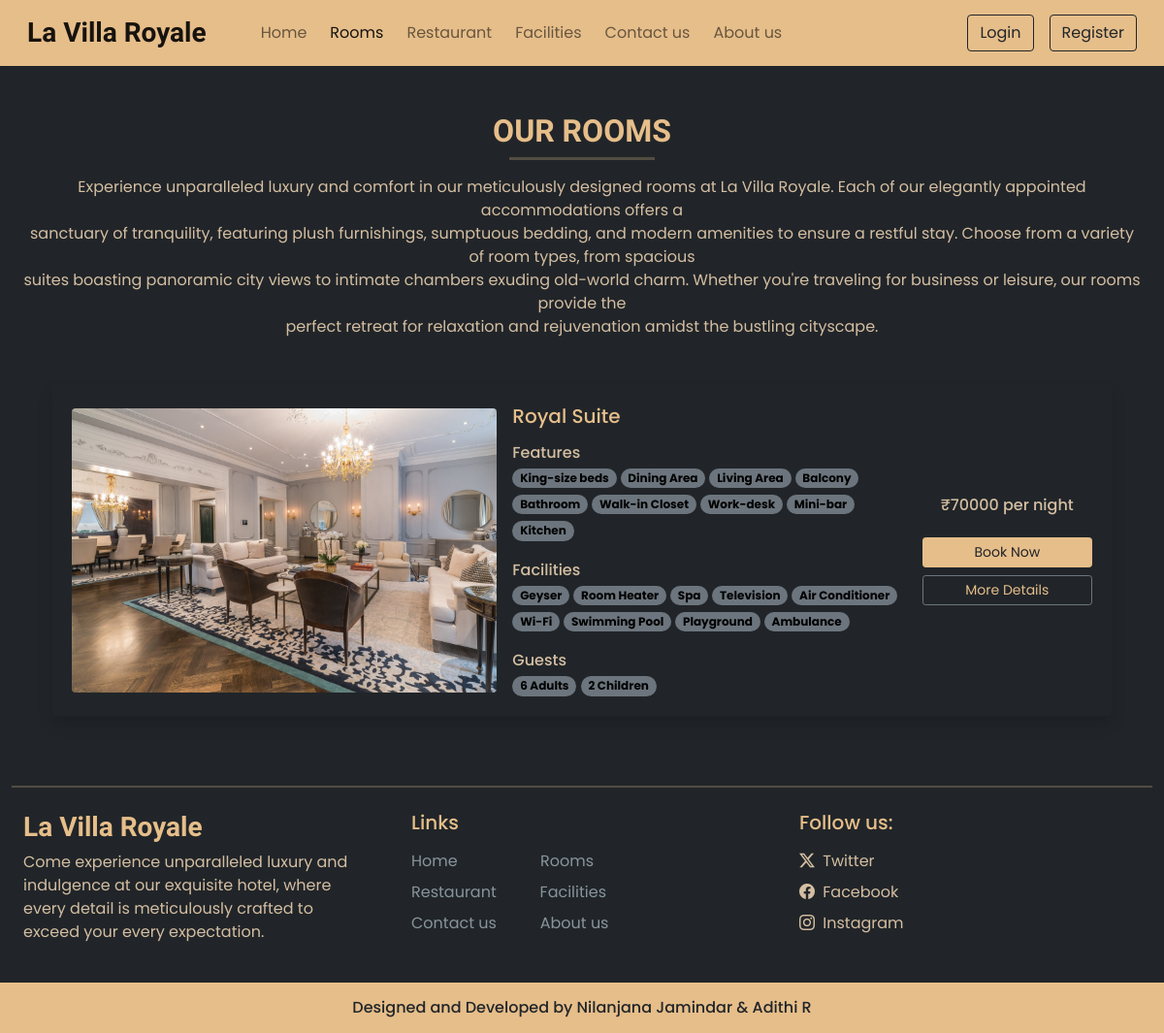
The page /rooms.php on the database its author committed.
### tables this page shows
CREATE TABLE `settings` (
  `sr_no` int(11) NOT NULL,
  `site_title` varchar(50) NOT NULL,
  `site_about` varchar(250) NOT NULL,
  `shutdown` tinyint(1) NOT NULL
);

CREATE TABLE `rooms` (
  `id` int(11) NOT NULL,
  `name` varchar(150) NOT NULL,
  `area` int(11) NOT NULL,
  `price` int(11) NOT NULL,
  `quantity` int(11) NOT NULL,
  `adult` int(11) NOT NULL,
  `children` int(11) NOT NULL,
  `description` varchar(600) NOT NULL,
  `status` tinyint(4) NOT NULL,
  `removed` int(11) NOT NULL DEFAULT 0
);

CREATE TABLE `room_images` (
  `sr_no` int(11) NOT NULL,
  `room_id` int(11) NOT NULL,
  `image` varchar(150) NOT NULL,
  `thumb` tinyint(4) NOT NULL DEFAULT 0
);

CREATE TABLE `features` (
  `id` int(11) NOT NULL,
  `name` varchar(50) NOT NULL
);

CREATE TABLE `facilities` (
  `id` int(11) NOT NULL,
  `icon` varchar(150) NOT NULL,
  `name` varchar(50) NOT NULL,
  `description` varchar(200) NOT NULL
);

### admin/inc/db_config.php (called while the page is built, shortened)
<?php
    function select($sql,$values,$datatypes)
    {
        $con = $GLOBALS['con'];
        if($stmt = mysqli_prepare($con,$sql))
        {
            mysqli_stmt_bind_param($stmt,$datatypes,...$values);
            if(mysqli_stmt_execute($stmt))
            {
                $res = mysqli_stmt_get_result($stmt);
                return $res;
            }
            else
            {
                mysqli_stmt_close($stmt);
                die("Query cannot be executed - Select");
            }
        }
        else
        {
            die("Query cannot be prepared - Select");
        }
    }
?>

### rooms.php (the view, shortened to what this page needs)
<!DOCTYPE html>
<html lang="en">
<head>
    <?php require('inc/links.php');?>
</head>
<body class="bg-dark">
    <?php require('inc/header.php');?>
    <div class="my-5 px-4">
        <h2 class="fw-bold h-font text-center" style="color:#e6be8a;">OUR ROOMS</h2>
        <div>
            <hr style="color:#e6be8a; width:150px; margin: 0 auto; height: 2.5px;">
            <p class="text-center mt-3" style="color:#d4bea2;">
            Experience unparalleled luxury and comfort in our meticulously designed rooms at La Villa Royale. Each of our elegantly
            appointed accommodations offers a <br>sanctuary of tranquility, featuring plush furnishings, sumptuous bedding, and modern
            amenities to ensure a restful stay. Choose from a variety of room types, from spacious <br>suites boasting panoramic city views
            to intimate chambers exuding old-world charm. Whether you're traveling for business or leisure, our rooms provide the
            <br>perfect retreat for relaxation and rejuvenation amidst the bustling cityscape.
            </p>
        </div>
    </div>
    <div class="container">
        <div class="row">
            <div class="col-lg-12 col-md-12 px-4">
                <?php
                    $room_res = select("SELECT * FROM `rooms` WHERE `status`=? AND `removed`=? ORDER BY `id` DESC",[1,0],'ii');
                    while($room_data = mysqli_fetch_assoc($room_res))
                    {
                        $fea_q = mysqli_query($con,"SELECT f.name FROM `features` f
                                  INNER JOIN `room_features` rfea ON f.id = rfea.features_id
                                  WHERE rfea.room_id = '$room_data[id]'");
                        $features_data = "";
                        while($fea_row = mysqli_fetch_assoc($fea_q))
                        {
                            $features_data .="<span class='badge rounded-pill bg-secondary text-wrap me-1 mb-1' style='color:#000000;'>$fea_row[name]</span>";
                        }
                        $fac_q = mysqli_query($con,"SELECT f.name FROM `facilities` f
                                                    INNER JOIN `room_facilities` rfac ON f.id = rfac.facilities_id
                                                    WHERE rfac.room_id = '$room_data[id]'");
                        $facilities_data = "";
                        while($fac_row = mysqli_fetch_assoc($fac_q))
                        {
                            $facilities_data .="<span class='badge rounded-pill bg-secondary text-wrap me-1 mb-1' style='color:#000000;'>$fac_row[name]</span>";
                        }
                        $room_thumb = ROOMS_IMG_PATH."thumbnail.jpg";
                        $thumb_q = mysqli_query($con,"SELECT * FROM `room_images`
                                                      WHERE `room_id`='$room_data[id]'
                                                      AND `thumb`='1'");
                        if(mysqli_num_rows($thumb_q)>0)
                        {
                            $thumb_res = mysqli_fetch_assoc($thumb_q);
                            $room_thumb = ROOMS_IMG_PATH.$thumb_res['image'];
                        }
                        $book_btn = "";
                        if(!$settings_r['shutdown'])
                        {
                            $login=0;
                            $book_btn = "<button onclick='checkLoginToBook($login,$room_data[id])' class='btn btn-sm w-100 text-dark custom-bg shadow-none mb-2'>Book Now</button>";
                        }
                        echo<<<data
                            <div class="card bg-dark mb-4 border-top border-4 border-dark rounded shadow">
                                <div class="row g-0 p-3 align-items-center">
                                    <div class="col-md-5 mb-lg-0 mb-md-0 mb-3">
                                        <img src="$room_thumb" class="img-fluid rounded">
                                    </div>
                                    <div class="col-md-5 px-lg-3 px-md-3 px-0">
                                        <h5 class="mb-3" style="color:#e6be8a;">$room_data[name]</h5>
                                        <div class="features mb-3">
                                            <h6 class="mb-1" style="color:#d4bea2;">Features</h6>
                                            $features_data
                                        </div>
                                        <div class="facilities mb-3">
                                            <h6 class="mb-1" style="color:#d4bea2;">Facilities</h6>
                                            $facilities_data
                                        </div>
                                        <div class="guests">
                                            <h6 class="mb-1" style="color:#d4bea2;">Guests</h6>
                                            <span class="badge rounded-pill bg-secondary text-wrap" style="color:#000000;">
                                                $room_data[adult] Adults
                                            </span>
                                            <span class="badge rounded-pill bg-secondary text-wrap" style="color:#000000;">
                                                $room_data[children] Children
                                            </span>
                                        </div>
                                    </div>
                                    <div class="col-md-2 mt-lg-0 mt-md-0 mt-4 text-center">
                                        <h6 class="mb-4" style="color: #d4bea2;">₹$room_data[price] per night</h6>
                                        $book_btn
                                        <a href="room_details.php?id=$room_data[id]" class="btn btn-sm w-100 btn-outline-secondary shadow-none" style="color:#e6be8a;">More Details</a>
                                    </div>
                                </div>
                            </div>
                        data;
                    }
                ?>
            </div>
        </div>
    </div>
    <?php require('inc/footer.php');?>
</body>
</html>

### inc/header.php (shortened to what this page needs)
<nav id="nav-bar" class="navbar navbar-expand-lg navbar-light px-lg-3 py-lg-2 shadow-sm sticky-top" style="background-color: #e6be8a;">
    <div class="container-fluid">
        <a class="navbar-brand me-5 fw-bold fs-3 h-font" href="index.php"><?php echo $settings_r['site_title']?></a>
        <div class="collapse navbar-collapse" id="navbarSupportedContent">
            <ul class="navbar-nav me-auto mb-2 mb-lg-0">
                <li class="nav-item">
                    <a class="nav-link me-2" href="index.php">Home</a>
                </li>
                <li class="nav-item">
                    <a class="nav-link me-2" href="rooms.php">Rooms</a>
                </li>
                <li class="nav-item">
                    <a class="nav-link me-2" href="/DBMS Mini Project/RestaurantProject-main/customerSide/home/home.php" target="_blank">Restaurant</a>
                </li>
                <li class="nav-item">
                    <a class="nav-link me-2" href="facilities.php">Facilities</a>
                </li>
                <li class="nav-item">
                    <a class="nav-link me-2" href="contact.php">Contact us</a>
                </li>
                <li class="nav-item">
                    <a class="nav-link" href="about.php">About us</a>
                </li>
            </ul>
            <div class="d-flex">
                <?php
                    if(isset($_SESSION['login']) && $_SESSION['login']==true)
                    {
                        $path = USERS_IMG_PATH;
                        echo<<<data
                        <div class="btn-group">
                            <button type="button" class="btn btn-outline-dark shadow-none dropdown-toggle" data-bs-toggle="dropdown" data-bs-display="static" aria-expanded="false">
                                <img src="$path$_SESSION[uPic]" style="width:25px; height:25px;" class="me-1">
                                $_SESSION[uName]
                            </button>
                            <ul class="dropdown-menu dropdown-menu-lg-end">
                                <li><a class="dropdown-item" href="logout.php">Logout</a></li>
                            </ul>
                        </div>
                        data;
                    }
                    else
                    {
                        echo<<<data
                            <button type="button" class="btn btn-outline-dark shadow-none me-lg-3 me-2" data-bs-toggle="modal" data-bs-target="#loginModal">
                                Login
                            </button>
                            <button type="button" class="btn btn-outline-dark shadow-none" data-bs-toggle="modal" data-bs-target="#registerModal">
                                Register
                            </button>
                        data;
                    }
                ?>
            </div>
        </div>
    </div>
</nav>

### inc/footer.php (shortened to what this page needs)
<div class="container-fluid bg-dark mt-5">
    <hr style="color:#e6be8a; margin: 0 auto; height: 1.5px;">
    <div class="row">
        <div class="col-lg-4 p-4">
            <h3 class="h-font fw-bold fs-3 mb-2" style="color:#e6be8a;"><?php echo $settings_r['site_title']?></h3>
            <p style="color:#d4bea2;">
            <?php echo $settings_r['site_about']?>
            </p>
        </div>
        <div class="col-lg-4 p-4">
            <h5 class="mb-3" style="color:#e6be8a;">Links</h5>
            <a href="index.php" class="d-inline-block mb-2 text-decoration-none" style="color:#88959c;">Home</a> &emsp; &emsp; &emsp; &emsp;
            <a href="rooms.php" class="d-inline-block mb-2 text-decoration-none" style="color:#88959c;">Rooms</a><br>
            <a href="/DBMS Mini Project/RestaurantProject-main/customerSide/home/home.php" target="_blank" class="d-inline-block mb-2 text-decoration-none" style="color:#88959c;">Restaurant</a> &emsp; &emsp;
            <a href="facilities.php" class="d-inline-block mb-2 text-decoration-none" style="color:#88959c;">Facilities</a><br>
            <a href="contact.php" class="d-inline-block mb-2 text-decoration-none" style="color:#88959c;">Contact us</a> &emsp; &emsp;
            <a href="about.php" class="d-inline-block mb-2 text-decoration-none" style="color:#88959c;">About us</a>
        </div>
        <div class="col-lg-4 p-4">
            <h5 class="mb-3" style="color:#e6be8a;">Follow us:</h5>
            <?php
                if($contact_r['tw']!='')
                {
                    echo<<<data
                        <a href="$contact_r[tw]" class="d-inline-block mb-2 text-decoration-none" style="color:#d4bea2;" target="_blank">
                            <i class="bi bi-twitter-x me-1" style="color:#d4bea2;"></i> Twitter
                        </a><br>
                    data;
                }
            ?>
            <a href="<?php echo $contact_r['fb']?>" class="d-inline-block mb-2 text-decoration-none" style="color:#d4bea2;" target="_blank">
                <i class="bi bi-facebook me-1" style="color:#d4bea2;"></i> Facebook
            </a><br>
            <a href="<?php echo $contact_r['insta']?>" class="d-inline-block text-decoration-none" style="color:#d4bea2;" target="_blank">
                <i class="bi bi-instagram me-1" style="color:#d4bea2;"></i> Instagram
            </a>
        </div>
    </div>
</div>
<h6 class="text-center text-dark p-3 m-0" style="background-color:#e6be8a;">Designed and Developed by Nilanjana Jamindar & Adithi R</h6>

### css/common.css (style rules this page uses)
:root { --gold: #e6be8a; --gold_hover: #e7b069; }
* { font-family: 'Poppins', sans-serif; }
.h-font { font-family: 'Merienda', cursive; }
.custom-bg { background-color: var(--gold); border: 1px solid var(--gold); }

### rows shown on the page
settings: site_title "La Villa Royale", site_about "Come experience unparalleled luxury and indulgence at our exquisite hotel, where every detail is meticulously crafted to exceed your every expectation."
rooms: room_images.image (picture), name "Royal Suite", adult "6", children "2", price "70000"
features: name "King-size beds"
features: name "Dining Area"
features: name "Living Area"
features: name "Balcony"
features: name "Bathroom"
features: name "Walk-in Closet"
features: name "Work-desk"
features: name "Mini-bar"
features: name "Kitchen"
facilities: name "Geyser"
facilities: name "Room Heater"
facilities: name "Spa"
facilities: name "Television"
facilities: name "Air Conditioner"
facilities: name "Wi-Fi"
facilities: name "Swimming Pool"
facilities: name "Playground"
facilities: name "Ambulance"
